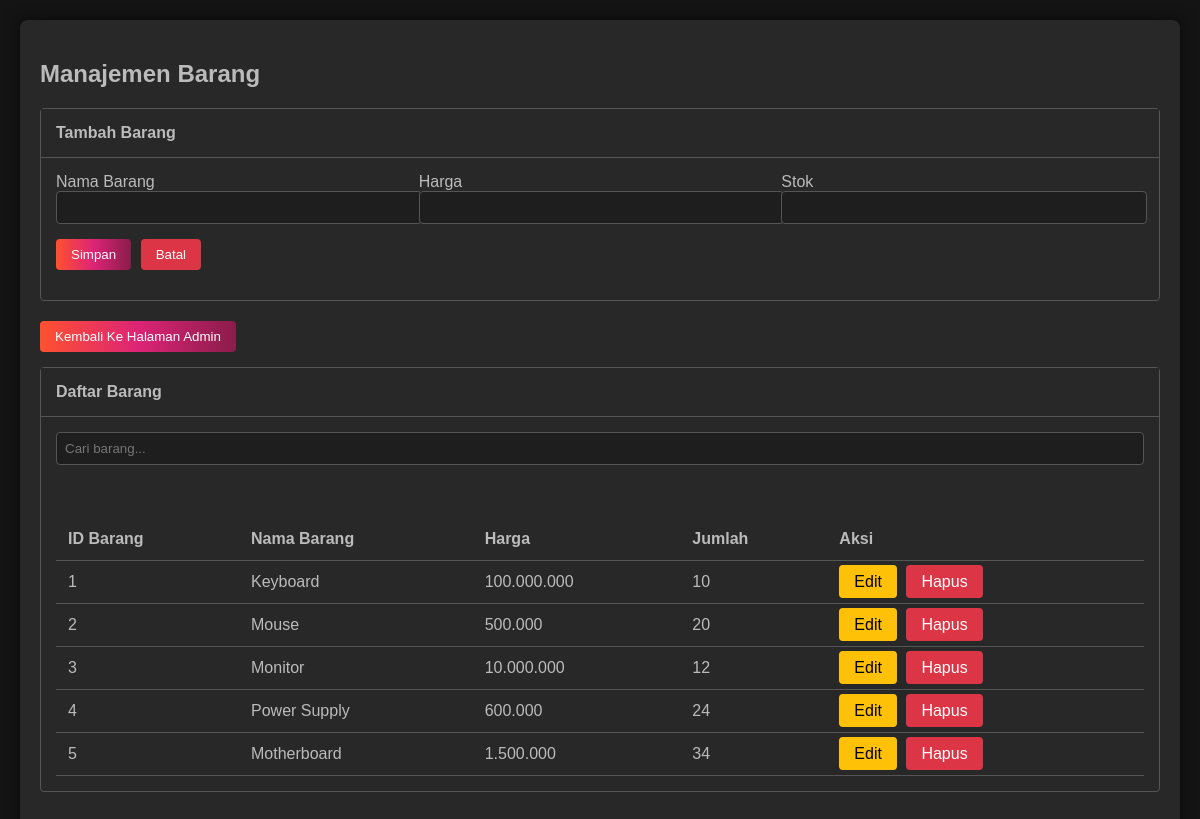
Screenshot of /barang.php with the database file from the repository.
### tables this page shows
CREATE TABLE `barang` (
  `id_barang` int NOT NULL,
  `nama_barang` varchar(255) NOT NULL,
  `harga` decimal(10,0) NOT NULL,
  `stok` int NOT NULL
);

### barang.php (the view, shortened to what this page needs)
<?php
require 'koneksi.php';
?>
<!DOCTYPE html>
<html lang="en">
<head>
</head>
<body>
<div class="container">
    <h2 style="margin-bottom: 20px;">Manajemen Barang</h2>
    <div class="card">
        <div class="card-header">
            Tambah Barang
        </div>
        <div class="card-body">
            <form action="barang.php" method="post" id="formBarang">
                <div style="display: flex; gap: 15px; margin-bottom: 15px; margin-right: 15px;">
                    <div style="flex: 1;">
                        <label>Nama Barang</label>
                        <input type="text" name="nama_barang" id="nama_barang" required>
                    </div>
                    <div style="flex: 1;">
                        <label>Harga</label>
                        <input type="number" name="harga" id="harga" required>
                    </div>
                    <div style="flex: 1;">
                        <label>Stok</label>
                        <input type="number" name="stok" id="stok" required>
                    </div>
                </div>
                <button type="submit" name="submit" class="button primary">Simpan</button>
                <button type="button" name="button" class="button secondary" onclick="resetForm()">Batal</button>
            </form>
        </div>
    </div>
    <button onclick="window.location.href='admin_halaman.php'" class='button primary'>Kembali Ke Halaman Admin</button>
        <div class="card">
    <div class="card-header">
        Daftar Barang
    </div>
    <div class="card-body">
    <div style="display: flex; gap: 15px; margin-bottom: 15px;">
    <input type="text" id="searchBarang" placeholder="Cari barang...">
    </div>
        <br>
        <table class="table">
        <thead>
                <tr>
                    <th>ID Barang</th>
                    <th>Nama Barang</th>
                    <th>Harga</th>
                    <th>Jumlah</th>
                    <th>Aksi</th>
                </tr>
            </thead>
            <?php
            $pro = mysqli_query($koneksi, "SELECT*FROM barang");
            while($nama = mysqli_fetch_array($pro)) {
            ?>
            <tbody id="daftarBarang">
            <tr class="barangRow">
                    <td><?= $nama['id_barang'] ?></td>
                    <td><?= $nama['nama_barang'] ?></td>
                    <td><?= number_format($nama['harga'], 0, ',', '.') ?></td>
                    <td><?= $nama['stok'] ?></td>
                    <td>
                        <a href="barang_edit.php?id_barang=<?=$nama['id_barang']?>"
                           class="button warning">Edit</a>
                        <a href="barang_hapus.php?id_barang=<?=$nama['id_barang']?>"
                           class="button danger"
                           onclick="return confirm('Yakin ingin menghapus?')">Hapus</a>
                    </td>
            </tr>
            <?php
            }
            ?>
            </tbody>
        </table>
    </div>
</div>

### barang.php (style rules this page uses)
body { font-family: Arial, sans-serif; color: #bbb; margin: 20px; background-color: rgb(20, 20, 20); }
.container { max-width: 1200px; margin: 0 auto; padding: 20px; background-color: rgb(40, 40, 40); box-shadow: 0 0 15px rgba(0, 0, 0, 0.6); border-radius: 8px;animation: formAppear 0.8s ease-out; }
input { color: wheat; }
input[type="text"], input[type="number"] { width: 100%; padding: 8px; border: 1px solid #555; border-radius: 4px; background-color: rgb(30, 30, 30); color: white; }
.button { padding: 8px 15px; border: none; border-radius: 4px; cursor: pointer; margin-right: 5px; text-decoration: none; margin-bottom: 15px; }
.primary { background: linear-gradient(90deg, #ff512f, #dd2476, #8a1c4a); color: white; }
.secondary { background: #dc3545; color: white; }
.warning { background: #ffc107; color: black; }
.danger { background: #dc3545; color: white; }
.table { width: 100%; border-collapse: collapse; margin-top: 20px; }
.table th, .table td { padding: 12px; text-align: left; border-bottom: 1px solid #555; }
.card { border: 1px solid #555; border-radius: 4px; margin-bottom: 20px; }
.card-header { padding: 15px; background-color: rgb(40, 40, 40); border-bottom: 1px solid #555; font-weight: bold; }
.card-body { padding: 15px; }

### rows the page displays
barang: id_barang "1", nama_barang "Keyboard", harga "100.000.000", stok "10"
barang: id_barang "2", nama_barang "Mouse", harga "500.000", stok "20"
barang: id_barang "3", nama_barang "Monitor", harga "10.000.000", stok "12"
barang: id_barang "4", nama_barang "Power Supply", harga "600.000", stok "24"
barang: id_barang "5", nama_barang "Motherboard", harga "1.500.000", stok "34"
